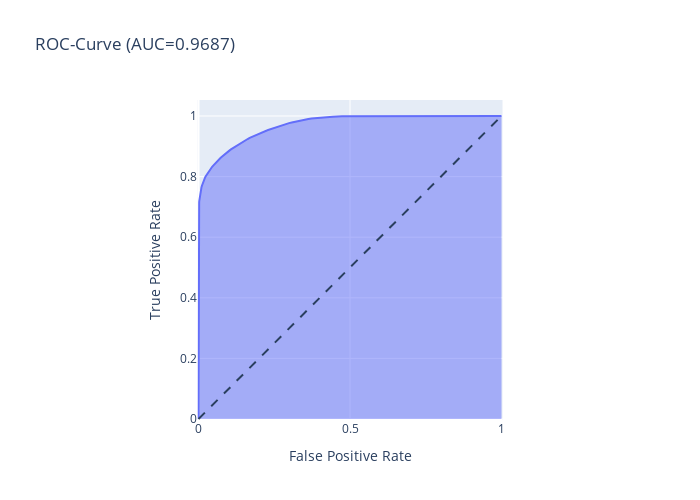

Write notebook code for a chart like this one.
### Markdown cell above
Oversampling

### Code cell
from sklearn.metrics import confusion_matrix, roc_curve

# Modell für den Random Forest instanzieren
rfc = RandomForestClassifier(n_jobs=-1, random_state=42)

# Modell fitten
rfc.fit(X_train_SMOTE, y_train_SMOTE)

# absolute und relative Vorhersagen
res = rfc.predict(X_test_SMOTE)
resa = rfc.predict_proba(X_test_SMOTE)[:,1]

# False Positive, True Postive Rate bestimmen
fpr, tpr, _ = roc_curve(y_test_SMOTE, resa)

# Fläche unter der False Positive, True Postive Rate berechnen
roc_auc = roc_auc_score(y_test_SMOTE, resa)

# Area Plot erstellen
fig = px.area(
    x=fpr, y=tpr,
    title=f'ROC-Curve (AUC={np.round(roc_auc, 4)})',
    labels=dict(x='False Positive Rate', y='True Positive Rate'),
    width=700, height=500
)

# Linie des Zufallsmodelles einfügen
fig.add_shape(
    type='line', line=dict(dash='dash'),
    x0=0, x1=1, y0=0, y1=1
)

# Skalierung anpassen
fig.update_yaxes(scaleanchor="x", scaleratio=1)
fig.update_xaxes(constrain='domain')

# Plot anzeigen
fig.show()

### Figure 1 — Plotly figure (JSON) as saved in the notebook; plotly's stock layout.template omitted (floating-point values rounded to 4 significant figures; data arrays with more than 128 entries replaced by an {"elided": "..."} marker saying what was removed)
{"data": [{"hovertemplate": "False Positive Rate=%{x}<br>True Positive Rate=%{y}<extra></extra>", "legendgroup": "", "line": {"color": "#636efa"}, "marker": {"symbol": "circle"}, "mode": "lines", "name": "", "orientation": "v", "showlegend": false, "stackgroup": "1", "type": "scatter", "x": {"elided": "212 float values"}, "xaxis": "x", "y": {"elided": "212 float values"}, "yaxis": "y"}], "layout": {"height": 500, "legend": {"tracegroupgap": 0}, "shapes": [{"line": {"dash": "dash"}, "type": "line", "x0": 0, "x1": 1, "y0": 0, "y1": 1}], "title": {"text": "ROC-Curve (AUC=0.9687)"}, "width": 700, "xaxis": {"anchor": "y", "constrain": "domain", "domain": [0, 1], "title": {"text": "False Positive Rate"}}, "yaxis": {"anchor": "x", "domain": [0, 1], "scaleanchor": "x", "scaleratio": 1, "title": {"text": "True Positive Rate"}}}}
